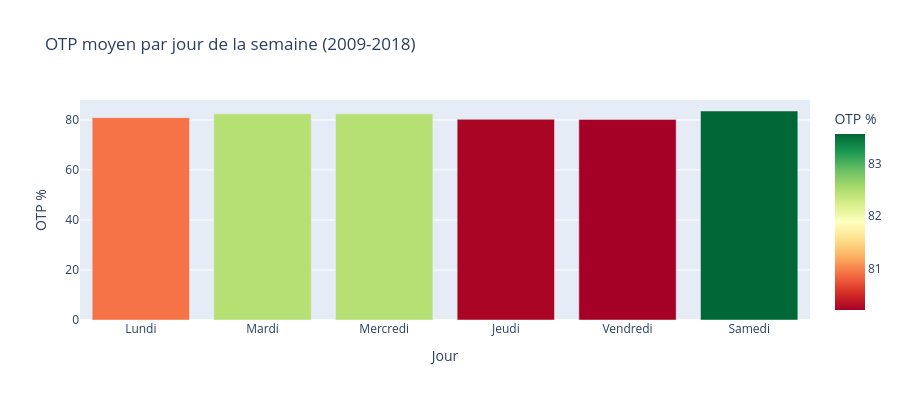

Notebook code cell kept with this figure:
### Code cell
dow_map = {1:'Lundi', 2:'Mardi', 3:'Mercredi', 4:'Jeudi',
           5:'Vendredi', 6:'Samedi', 7:'Dimanche'}

daily = df_seasonality.groupby('DAY_OF_WEEK')['otp_pct'].mean().reset_index()
daily['jour'] = daily['DAY_OF_WEEK'].map(dow_map)

fig = px.bar(
    daily,
    x='jour',
    y='otp_pct',
    title='OTP moyen par jour de la semaine (2009-2018)',
    labels={'otp_pct': 'OTP %', 'jour': 'Jour'},
    color='otp_pct',
    color_continuous_scale='RdYlGn'
)

fig.update_layout(height=400)
fig.show()

### Figure 1 — Plotly figure (JSON) as saved in the notebook; plotly's stock layout.template omitted (floating-point values rounded to 4 significant figures)
{"data": [{"hovertemplate": "Jour=%{x}<br>OTP %=%{marker.color}<extra></extra>", "legendgroup": "", "marker": {"color": [82.28, 80.91, 82.45, 82.45, 80.25, 80.21, 83.56], "coloraxis": "coloraxis", "pattern": {"shape": ""}}, "name": "", "orientation": "v", "showlegend": false, "textposition": "auto", "type": "bar", "x": [null, "Lundi", "Mardi", "Mercredi", "Jeudi", "Vendredi", "Samedi"], "xaxis": "x", "y": [82.28, 80.91, 82.45, 82.45, 80.25, 80.21, 83.56], "yaxis": "y"}], "layout": {"barmode": "relative", "coloraxis": {"autocolorscale": false, "colorbar": {"title": {"text": "OTP %"}}, "colorscale": [[0, "rgb(165,0,38)"], [0.1, "rgb(215,48,39)"], [0.2, "rgb(244,109,67)"], [0.3, "rgb(253,174,97)"], [0.4, "rgb(254,224,139)"], [0.5, "rgb(255,255,191)"], [0.6, "rgb(217,239,139)"], [0.7, "rgb(166,217,106)"], [0.8, "rgb(102,189,99)"], [0.9, "rgb(26,152,80)"], [1, "rgb(0,104,55)"]]}, "height": 400, "legend": {"tracegroupgap": 0}, "title": {"text": "OTP moyen par jour de la semaine (2009-2018)"}, "xaxis": {"anchor": "y", "domain": [0, 1], "title": {"text": "Jour"}}, "yaxis": {"anchor": "x", "domain": [0, 1], "title": {"text": "OTP %"}}}}
